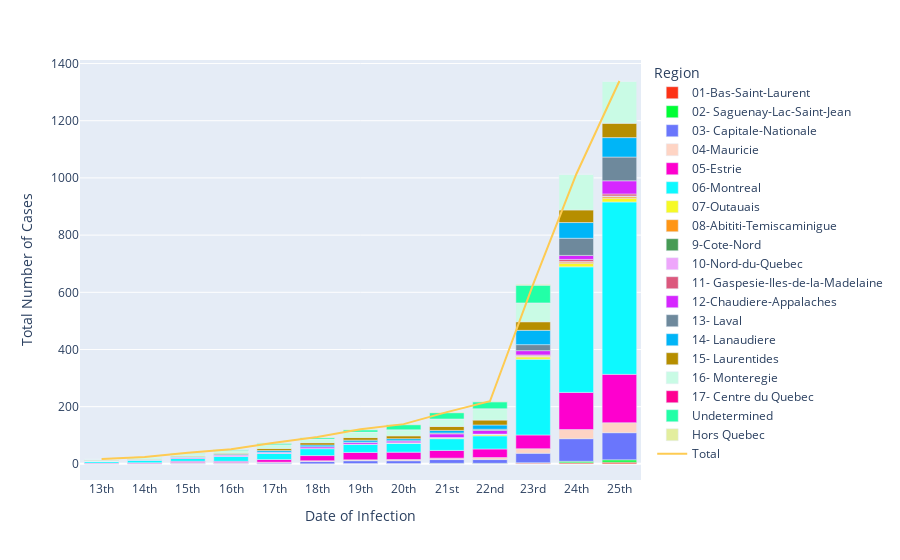

The notebook cell this image was saved under:
### Code cell
fig = px.bar(stacked_df, x="Date of Infection", y="Total Number of Cases", color = "Region", color_discrete_sequence= px.colors.qualitative.Light24)
fig.add_trace(go.Scatter(x=dates, y=total_cases,
                    mode='lines',
                    name='Total'))
fig.show()
with open('../plotly/total_cases.json', 'w') as f:
    f.write(fig.to_json())

### Figure 1 — Plotly figure (JSON) as saved in the notebook; plotly's stock layout.template omitted (floating-point values rounded to 4 significant figures)
{"data": [{"alignmentgroup": "True", "hoverlabel": {"namelength": 0}, "hovertemplate": "Region=01-Bas-Saint-Laurent<br>Date of Infection=%{x}<br>Total Number of Cases=%{y}", "legendgroup": "01-Bas-Saint-Laurent", "marker": {"color": "#FD3216"}, "name": "01-Bas-Saint-Laurent", "offsetgroup": "01-Bas-Saint-Laurent", "orientation": "v", "showlegend": true, "textposition": "auto", "type": "bar", "x": ["13th", "14th", "15th", "16th", "17th", "18th", "19th", "20th", "21st", "22nd", "23rd", "24th", "25th"], "xaxis": "x", "y": [0, 0, 0, 0, 0, 0, 1, 1, 1, 1, 3, 4, 6], "yaxis": "y"}, {"alignmentgroup": "True", "hoverlabel": {"namelength": 0}, "hovertemplate": "Region=02- Saguenay-Lac-Saint-Jean<br>Date of Infection=%{x}<br>Total Number of Cases=%{y}", "legendgroup": "02- Saguenay-Lac-Saint-Jean", "marker": {"color": "#00FE35"}, "name": "02- Saguenay-Lac-Saint-Jean", "offsetgroup": "02- Saguenay-Lac-Saint-Jean", "orientation": "v", "showlegend": true, "textposition": "auto", "type": "bar", "x": ["13th", "14th", "15th", "16th", "17th", "18th", "19th", "20th", "21st", "22nd", "23rd", "24th", "25th"], "xaxis": "x", "y": [0, 0, 0, 0, 0, 0, 0, 0, 1, 1, 1, 5, 8], "yaxis": "y"}, {"alignmentgroup": "True", "hoverlabel": {"namelength": 0}, "hovertemplate": "Region=03- Capitale-Nationale<br>Date of Infection=%{x}<br>Total Number of Cases=%{y}", "legendgroup": "03- Capitale-Nationale", "marker": {"color": "#6A76FC"}, "name": "03- Capitale-Nationale", "offsetgroup": "03- Capitale-Nationale", "orientation": "v", "showlegend": true, "textposition": "auto", "type": "bar", "x": ["13th", "14th", "15th", "16th", "17th", "18th", "19th", "20th", "21st", "22nd", "23rd", "24th", "25th"], "xaxis": "x", "y": [0, 0, 2, 2, 3, 8, 10, 10, 13, 13, 33, 79, 95], "yaxis": "y"}, {"alignmentgroup": "True", "hoverlabel": {"namelength": 0}, "hovertemplate": "Region=04-Mauricie<br>Date of Infection=%{x}<br>Total Number of Cases=%{y}", "legendgroup": "04-Mauricie", "marker": {"color": "#FED4C4"}, "name": "04-Mauricie", "offsetgroup": "04-Mauricie", "orientation": "v", "showlegend": true, "textposition": "auto", "type": "bar", "x": ["13th", "14th", "15th", "16th", "17th", "18th", "19th", "20th", "21st", "22nd", "23rd", "24th", "25th"], "xaxis": "x", "y": [1, 1, 3, 3, 3, 3, 3, 4, 5, 7, 16, 32, 35], "yaxis": "y"}, {"alignmentgroup": "True", "hoverlabel": {"namelength": 0}, "hovertemplate": "Region=05-Estrie<br>Date of Infection=%{x}<br>Total Number of Cases=%{y}", "legendgroup": "05-Estrie", "marker": {"color": "#FE00CE"}, "name": "05-Estrie", "offsetgroup": "05-Estrie", "orientation": "v", "showlegend": true, "textposition": "auto", "type": "bar", "x": ["13th", "14th", "15th", "16th", "17th", "18th", "19th", "20th", "21st", "22nd", "23rd", "24th", "25th"], "xaxis": "x", "y": [2, 3, 4, 4, 9, 18, 26, 26, 27, 30, 48, 130, 169], "yaxis": "y"}, {"alignmentgroup": "True", "hoverlabel": {"namelength": 0}, "hovertemplate": "Region=06-Montreal<br>Date of Infection=%{x}<br>Total Number of Cases=%{y}", "legendgroup": "06-Montreal", "marker": {"color": "#0DF9FF"}, "name": "06-Montreal", "offsetgroup": "06-Montreal", "orientation": "v", "showlegend": true, "textposition": "auto", "type": "bar", "x": ["13th", "14th", "15th", "16th", "17th", "18th", "19th", "20th", "21st", "22nd", "23rd", "24th", "25th"], "xaxis": "x", "y": [7, 8, 10, 18, 22, 24, 28, 31, 41, 46, 265, 439, 603], "yaxis": "y"}, {"alignmentgroup": "True", "hoverlabel": {"namelength": 0}, "hovertemplate": "Region=07-Outauais<br>Date of Infection=%{x}<br>Total Number of Cases=%{y}", "legendgroup": "07-Outauais", "marker": {"color": "#F6F926"}, "name": "07-Outauais", "offsetgroup": "07-Outauais", "orientation": "v", "showlegend": true, "textposition": "auto", "type": "bar", "x": ["13th", "14th", "15th", "16th", "17th", "18th", "19th", "20th", "21st", "22nd", "23rd", "24th", "25th"], "xaxis": "x", "y": [0, 0, 0, 0, 0, 1, 1, 1, 3, 5, 8, 12, 13], "yaxis": "y"}, {"alignmentgroup": "True", "hoverlabel": {"namelength": 0}, "hovertemplate": "Region=08-Abititi-Temiscaminigue<br>Date of Infection=%{x}<br>Total Number of Cases=%{y}", "legendgroup": "08-Abititi-Temiscaminigue", "marker": {"color": "#FF9616"}, "name": "08-Abititi-Temiscaminigue", "offsetgroup": "08-Abititi-Temiscaminigue", "orientation": "v", "showlegend": true, "textposition": "auto", "type": "bar", "x": ["13th", "14th", "15th", "16th", "17th", "18th", "19th", "20th", "21st", "22nd", "23rd", "24th", "25th"], "xaxis": "x", "y": [0, 0, 0, 0, 0, 0, 0, 0, 0, 0, 3, 5, 5], "yaxis": "y"}, {"alignmentgroup": "True", "hoverlabel": {"namelength": 0}, "hovertemplate": "Region=9-Cote-Nord<br>Date of Infection=%{x}<br>Total Number of Cases=%{y}", "legendgroup": "9-Cote-Nord", "marker": {"color": "#479B55"}, "name": "9-Cote-Nord", "offsetgroup": "9-Cote-Nord", "orientation": "v", "showlegend": true, "textposition": "auto", "type": "bar", "x": ["13th", "14th", "15th", "16th", "17th", "18th", "19th", "20th", "21st", "22nd", "23rd", "24th", "25th"], "xaxis": "x", "y": [0, 0, 0, 0, 0, 0, 0, 0, 0, 0, 0, 1, 2], "yaxis": "y"}, {"alignmentgroup": "True", "hoverlabel": {"namelength": 0}, "hovertemplate": "Region=10-Nord-du-Quebec<br>Date of Infection=%{x}<br>Total Number of Cases=%{y}", "legendgroup": "10-Nord-du-Quebec", "marker": {"color": "#EEA6FB"}, "name": "10-Nord-du-Quebec", "offsetgroup": "10-Nord-du-Quebec", "orientation": "v", "showlegend": true, "textposition": "auto", "type": "bar", "x": ["13th", "14th", "15th", "16th", "17th", "18th", "19th", "20th", "21st", "22nd", "23rd", "24th", "25th"], "xaxis": "x", "y": [0, 0, 0, 0, 0, 0, 0, 1, 1, 1, 1, 1, 1], "yaxis": "y"}, {"alignmentgroup": "True", "hoverlabel": {"namelength": 0}, "hovertemplate": "Region=11- Gaspesie-Iles-de-la-Madelaine<br>Date of Infection=%{x}<br>Total Number of Cases=%{y}", "legendgroup": "11- Gaspesie-Iles-de-la-Madelaine", "marker": {"color": "#DC587D"}, "name": "11- Gaspesie-Iles-de-la-Madelaine", "offsetgroup": "11- Gaspesie-Iles-de-la-Madelaine", "orientation": "v", "showlegend": true, "textposition": "auto", "type": "bar", "x": ["13th", "14th", "15th", "16th", "17th", "18th", "19th", "20th", "21st", "22nd", "23rd", "24th", "25th"], "xaxis": "x", "y": [0, 0, 0, 0, 0, 0, 0, 0, 0, 0, 3, 7, 7], "yaxis": "y"}, {"alignmentgroup": "True", "hoverlabel": {"namelength": 0}, "hovertemplate": "Region=12-Chaudiere-Appalaches<br>Date of Infection=%{x}<br>Total Number of Cases=%{y}", "legendgroup": "12-Chaudiere-Appalaches", "marker": {"color": "#D626FF"}, "name": "12-Chaudiere-Appalaches", "offsetgroup": "12-Chaudiere-Appalaches", "orientation": "v", "showlegend": true, "textposition": "auto", "type": "bar", "x": ["13th", "14th", "15th", "16th", "17th", "18th", "19th", "20th", "21st", "22nd", "23rd", "24th", "25th"], "xaxis": "x", "y": [1, 1, 3, 4, 4, 6, 6, 6, 13, 13, 15, 14, 46], "yaxis": "y"}, {"alignmentgroup": "True", "hoverlabel": {"namelength": 0}, "hovertemplate": "Region=13- Laval<br>Date of Infection=%{x}<br>Total Number of Cases=%{y}", "legendgroup": "13- Laval", "marker": {"color": "#6E899C"}, "name": "13- Laval", "offsetgroup": "13- Laval", "orientation": "v", "showlegend": true, "textposition": "auto", "type": "bar", "x": ["13th", "14th", "15th", "16th", "17th", "18th", "19th", "20th", "21st", "22nd", "23rd", "24th", "25th"], "xaxis": "x", "y": [0, 0, 0, 0, 0, 0, 1, 1, 3, 4, 21, 60, 83], "yaxis": "y"}, {"alignmentgroup": "True", "hoverlabel": {"namelength": 0}, "hovertemplate": "Region=14- Lanaudiere<br>Date of Infection=%{x}<br>Total Number of Cases=%{y}", "legendgroup": "14- Lanaudiere", "marker": {"color": "#00B5F7"}, "name": "14- Lanaudiere", "offsetgroup": "14- Lanaudiere", "orientation": "v", "showlegend": true, "textposition": "auto", "type": "bar", "x": ["13th", "14th", "15th", "16th", "17th", "18th", "19th", "20th", "21st", "22nd", "23rd", "24th", "25th"], "xaxis": "x", "y": [0, 1, 2, 3, 6, 6, 7, 7, 9, 15, 50, 55, 68], "yaxis": "y"}, {"alignmentgroup": "True", "hoverlabel": {"namelength": 0}, "hovertemplate": "Region=15- Laurentides<br>Date of Infection=%{x}<br>Total Number of Cases=%{y}", "legendgroup": "15- Laurentides", "marker": {"color": "#B68E00"}, "name": "15- Laurentides", "offsetgroup": "15- Laurentides", "orientation": "v", "showlegend": true, "textposition": "auto", "type": "bar", "x": ["13th", "14th", "15th", "16th", "17th", "18th", "19th", "20th", "21st", "22nd", "23rd", "24th", "25th"], "xaxis": "x", "y": [2, 2, 3, 3, 7, 8, 9, 10, 14, 17, 30, 44, 50], "yaxis": "y"}, {"alignmentgroup": "True", "hoverlabel": {"namelength": 0}, "hovertemplate": "Region=16- Monteregie<br>Date of Infection=%{x}<br>Total Number of Cases=%{y}", "legendgroup": "16- Monteregie", "marker": {"color": "#C9FBE5"}, "name": "16- Monteregie", "offsetgroup": "16- Monteregie", "orientation": "v", "showlegend": true, "textposition": "auto", "type": "bar", "x": ["13th", "14th", "15th", "16th", "17th", "18th", "19th", "20th", "21st", "22nd", "23rd", "24th", "25th"], "xaxis": "x", "y": [4, 7, 9, 10, 13, 13, 19, 21, 26, 40, 66, 125, 148], "yaxis": "y"}, {"alignmentgroup": "True", "hoverlabel": {"namelength": 0}, "hovertemplate": "Region=17- Centre du Quebec<br>Date of Infection=%{x}<br>Total Number of Cases=%{y}", "legendgroup": "17- Centre du Quebec", "marker": {"color": "#FF0092"}, "name": "17- Centre du Quebec", "offsetgroup": "17- Centre du Quebec", "orientation": "v", "showlegend": true, "textposition": "auto", "type": "bar", "x": ["13th", "14th", "15th", "16th", "17th", "18th", "19th", "20th", "21st", "22nd", "23rd", "24th", "25th"], "xaxis": "x", "y": [0, 0, 0, 0, 0, 0, 0, 0, 0, 0, 0, 0, 0], "yaxis": "y"}, {"alignmentgroup": "True", "hoverlabel": {"namelength": 0}, "hovertemplate": "Region=Undetermined<br>Date of Infection=%{x}<br>Total Number of Cases=%{y}", "legendgroup": "Undetermined", "marker": {"color": "#22FFA7"}, "name": "Undetermined", "offsetgroup": "Undetermined", "orientation": "v", "showlegend": true, "textposition": "auto", "type": "bar", "x": ["13th", "14th", "15th", "16th", "17th", "18th", "19th", "20th", "21st", "22nd", "23rd", "24th", "25th"], "xaxis": "x", "y": [0, 1, 2, 3, 5, 5, 8, 18, 22, 24, 62, 0, 0], "yaxis": "y"}, {"alignmentgroup": "True", "hoverlabel": {"namelength": 0}, "hovertemplate": "Region=Hors Quebec<br>Date of Infection=%{x}<br>Total Number of Cases=%{y}", "legendgroup": "Hors Quebec", "marker": {"color": "#E3EE9E"}, "name": "Hors Quebec", "offsetgroup": "Hors Quebec", "orientation": "v", "showlegend": true, "textposition": "auto", "type": "bar", "x": ["13th", "14th", "15th", "16th", "17th", "18th", "19th", "20th", "21st", "22nd", "23rd", "24th", "25th"], "xaxis": "x", "y": [0, 0, 1, 1, 2, 2, 2, 2, 2, 2, 3, 0, 0], "yaxis": "y"}, {"mode": "lines", "name": "Total", "type": "scatter", "x": ["13th", "14th", "15th", "16th", "17th", "18th", "19th", "20th", "21st", "22nd", "23rd", "24th", "25th"], "y": [17, 24, 39, 51, 74, 94, 121, 139, 181, 219, 628, 1013, 1339]}], "layout": {"barmode": "relative", "legend": {"title": {"text": "Region"}, "tracegroupgap": 0}, "margin": {"t": 60}, "xaxis": {"anchor": "y", "domain": [0, 1], "title": {"text": "Date of Infection"}}, "yaxis": {"anchor": "x", "domain": [0, 1], "title": {"text": "Total Number of Cases"}}}}
